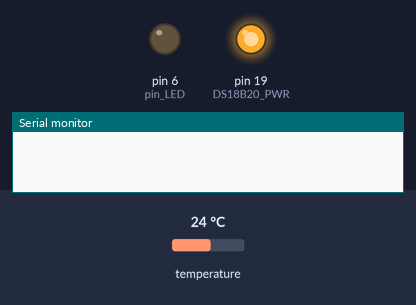
The sketch below on a simulated Arduino Uno, built with avr-gcc and run on an emulated ATmega328P. Shown: output pins drawn as LEDs (lit = HIGH), the last lines printed to the serial monitor. Dashed ring = blinking. Inputs (shaded band) come from the test bench; at power-on: temperature 24 °C.

Above: at 0.01 s.
At 1.3 s:
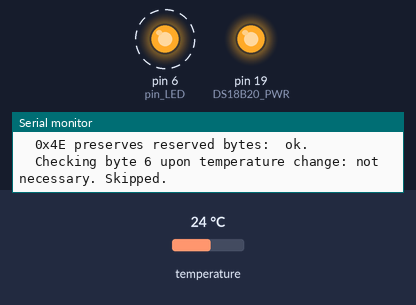
1.4 s: temperature set to 12 °C
4.4 s: temperature set to 28 °C
Timing chart, 0 to 13.4 s (numbered marks = the images above; inputs shaded):
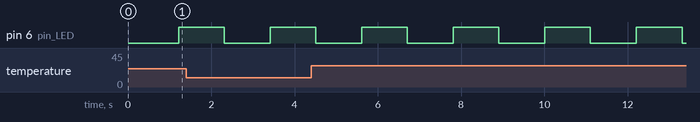

The sketch:

discover_fake_DS18B20.ino
```cpp
// (licence header left out)
// Tested with OneWire Version 2.3
// https://github.com/PaulStoffregen/OneWire
#include "OneWire.h"


//emonTx pins
#define DS18B20_PWR 19
#define pin_onewire 5
#define pin_LED 6

#define Comm Serial


OneWire *ds;

void print_hex(uint8_t value) {
  if (value < 16) Comm.write('0');
  Comm.print(value, HEX);
}

void print_array(uint8_t *data, int n, char sep = ',') {
  int idx;
  for (idx=0; idx<n; idx++) {
    print_hex(data[idx]);
    if (idx != n-1)
      Comm.write(sep);
  }
}

bool read_scratchpad(uint8_t *addr, uint8_t *buff9) {
  ds->reset();
  ds->select(addr);
  ds->write(0xBE); // read scratchpad
  int idx;
  for (idx=0; idx<9; idx++)
    buff9[idx] = ds->read();
  return 0 == OneWire::crc8(buff9, 9);
}

void setup() {
  Comm.begin(115200);
  Comm.println();

  // Turn on emonTx DS18B120 power pin
  pinMode(DS18B20_PWR, OUTPUT);
  digitalWrite(DS18B20_PWR, HIGH); delay(100);

  digitalWrite(pin_LED, HIGH);
  pinMode(pin_LED, OUTPUT);

  ds = new OneWire(pin_onewire);

  {
    // output file name without leading path
    char *file = __FILE__;
    int i;
    for (i = strlen(file); i > 0; i--)
      if ((file[i] == '\\') || (file[i] == '/')) {
        i++;
        break;
      }
    Comm.print(F("\n--- # "));
    Comm.println(&file[i]);
  }
  digitalWrite(pin_LED, LOW);
  Comm.println(F("This sketch will test DS18B20 sensors attached to"));
  Comm.print(F("  pin "));
  Comm.print(pin_onewire, DEC);
  Comm.println(F(" for differences with Maxim Integrated-produced DS18B20"));
  Comm.println(F("  using only functionality documented in the datasheet and in"));
  Comm.println(F("  Maxim Application Note AN4377."));
  Comm.println();
}

void loop() {
  // ROM address of current sensor
  uint8_t addr[8];
  // buffers for scratchpad register
  uint8_t buffer0[9];
  uint8_t buffer1[9];
  uint8_t buffer2[9];
  uint8_t buffer3[9];
  // flag to indicate if validation
  //  should be repeated at a different
  //  sensor temperature
  bool t_ok;

  ds->reset_search();
  while (ds->search(addr)) {
    int fake_flags = 0;

    print_array(addr, 8, '-');
    if (0 != OneWire::crc8(addr, 8)) {
      // some fake sensors can have their ROM overwritten with
      // arbitrary nonsense, so we don't expect anything good
      // if the ROM doesn't check out
      fake_flags += 1;
      Comm.print(F(" (CRC Error -> Error.)"));
    }

    if ((addr[6] != 0) || (addr[5] != 0) || (addr[0] != 0x28)) {
      fake_flags += 1;
      Comm.print(F(": ROM does not follow expected pattern 28-xx-xx-xx-xx-00-00-crc. Error."));
    } else {
      Comm.print(F(": ROM ok."));
    }
    Comm.println();

    if (!read_scratchpad(addr, buffer0)) read_scratchpad(addr, buffer0);

    Comm.print(F("  Scratchpad Register: "));
    print_array(buffer0, 9, '/');
    if (0 != OneWire::crc8(buffer0, 9)) {
      // Unlikely that a sensor will mess up the CRC of the scratchpad.
      // --> Assume we're dealing with a bad connection rather than a bad
      //     sensor, dump data, and move on to next sensor.
      Comm.println(F("  CRC Error. Check connections or replace sensor."));
      continue;
    }
    Comm.println();

    // Check content of user EEPROM. Since the EEPROM may have been programmed by the user earlier
    // we do not use this as a test. Rather, we dump this as info.
    Comm.print(F("  Info only: Scratchpad bytes 2,3,4 ("));
    print_array(buffer0+2,3,'/');
    Comm.print(F("): "));
    if ((buffer0[2] != 0x4b) || (buffer0[3] != 0x46) || (buffer0[4] != 0x7f))
      Comm.println(F(" not Maxim default values 4B/46/7F."));
    else
      Comm.println(F(" Maxim default values."));


    Comm.print(F("  Scratchpad byte 5 (0x"));
    print_hex(buffer0[5]);
    Comm.print(F("): "));
    if (buffer0[5] != 0xff) {
      fake_flags += 1;
      Comm.println(F(" should have been 0xFF according to datasheet. Error."));
    } else {
      Comm.println(F(" ok."));
    }

    Comm.print(F("  Scratchpad byte 6 (0x"));
    print_hex(buffer0[6]);
    Comm.print(F("): "));
    if ( ((buffer0[6] == 0x00) || (buffer0[6] > 0x10)) || // totall wrong value
         ( ((buffer0[0] != 0x50) || (buffer0[1] != 0x05)) && ((buffer0[0] != 0xff) || (buffer0[1] != 0x07)) && // check for valid conversion...
           (((buffer0[0] + buffer0[6]) & 0x0f) != 0x00) ) ) { //...before assessing DS18S20 compatibility.
      fake_flags += 1;
      Comm.println(" unexpected value. Error.");
    } else
      Comm.println(" ok.");

    Comm.print(F("  Scratchpad byte 7 (0x"));
    print_hex(buffer0[7]);
    Comm.print(F("): "));
    if (buffer0[7] != 0x10) {
      fake_flags += 1;
      Comm.println(F(" should have been 0x10 according to datasheet. Error."));
    } else {
      Comm.println(F(" ok."));
    }

    // set the resolution to 10 bit and modify alarm registers
    ds->reset();
    ds->select(addr);
    ds->write(0x4E); // write scratchpad. MUST be followed by 3 bytes as per datasheet.
    ds->write(buffer0[2] ^ 0xff);
    ds->write(buffer0[3] ^ 0xff);
    ds->write(0x3F);
    ds->reset();

    if (!read_scratchpad(addr, buffer1)) read_scratchpad(addr, buffer1);

    Comm.print(F("  0x4E modifies alarm registers: "));
    if ((buffer1[2] != (buffer0[2] ^ 0xff)) || (buffer1[3] != (buffer0[3] ^ 0xff))) {
      fake_flags += 1;
      Comm.print(F(" cannot modify content as expected (want: "));
      print_hex(buffer0[2] ^ 0xff);
      Comm.write('/');
      print_hex(buffer0[3] ^ 0xff);
      Comm.print(F(", got: "));
      print_array(buffer1+2, 2, '/');
      Comm.println(F("). Error."));
    } else
      Comm.println(F(" ok."));

    Comm.print(F("  0x4E accepts 10 bit resolution: "));
    if (buffer1[4] != 0x3f) {
      fake_flags += 1;
      Comm.print(F(" rejected (want: 0x3F, got: "));
      print_hex(buffer1[4]);
      Comm.println(F("). Error."));
    } else
      Comm.println(F(" ok."));

    Comm.print(F("  0x4E preserves reserved bytes: "));
    if ((buffer1[5] != buffer0[5]) || (buffer1[6] != buffer0[6]) || (buffer1[7] != buffer0[7])) {
      fake_flags += 1;
      Comm.print(F(" no, got: "));
      print_array(buffer1+5, 3, '/');
      Comm.println(F(". Error."));
    } else
      Comm.println(F(" ok."));

    // set the resolution to 12 bit
    ds->reset();
    ds->select(addr);
    ds->write(0x4E); // write scratchpad. MUST be followed by 3 bytes as per datasheet.
    ds->write(buffer0[2]);
    ds->write(buffer0[3]);
    ds->write(0x7f);
    ds->reset();

    if (!read_scratchpad(addr, buffer2)) read_scratchpad(addr, buffer2);

    Comm.print(F("  0x4E accepts 12 bit resolution: "));
    if (buffer2[4] != 0x7f) {
      fake_flags += 1;
      Comm.print(F(" rejected (expected: 0x7F, got: "));
      print_hex(buffer2[4]);
      Comm.println(F("). Error."));
    } else
      Comm.println(F(" ok."));

    Comm.print(F("  0x4E preserves reserved bytes: "));
    if ((buffer2[5] != buffer1[5]) || (buffer2[6] != buffer1[6]) || (buffer2[7] != buffer1[7])) {
      fake_flags += 1;
      Comm.print(F(" no, got: "));
      print_array(buffer2+5, 3, '/');
      Comm.println(F(". Error."));
    } else
      Comm.println(F(" ok."));

    Comm.print("  Checking byte 6 upon temperature change: ");
    if (( ((buffer2[0] == 0x50) && (buffer2[1] == 0x05)) || ((buffer2[0] == 0xff) && (buffer2[1] == 0x07)) ||
         ((buffer2[6] == 0x0c) && (((buffer2[0] + buffer2[6]) & 0x0f) == 0x00)) ) &&
         ((buffer2[6] >= 0x00) && (buffer2[6] <= 0x10)) ){
      // byte 6 checked out as correct in the initial test but the test ambiguous.
      //   we need to check if byte 6 is consistent after temperature conversion

      // We'll do a few temperature conversions in a row.
      // Usually, the temperature rises slightly if we do back-to-back
      //   conversions.
      int count = 5;
      do {
        count -- ;
        if (count < 0)
          break;
        // perform temperature conversion
        ds->reset();
        ds->select(addr);
        ds->write(0x44);
        delay(750);

        if (!read_scratchpad(addr, buffer3)) read_scratchpad(addr, buffer3);

      } while ( ((buffer3[0] == 0x50) && (buffer3[1] == 0x05)) || ((buffer3[0] == 0xff) && (buffer3[1] == 0x07)) ||
                ((buffer3[6] == 0x0c) && (((buffer3[0] + buffer3[6]) & 0x0f) == 0x00)) );
      if (count < 0) {
        Comm.println(F(" Inconclusive. Please change sensor temperature and repeat."));
        t_ok = false;
      } else {
        t_ok = true;
        if ((buffer3[6] != 0x0c) && (((buffer3[0] + buffer3[6]) & 0x0f) == 0x00)) {
          Comm.println(F(" ok."));
        } else {
          fake_flags += 1;
          Comm.print(F(" Temperature LSB = 0x"));
          print_hex(buffer3[0]);
          Comm.print(F(" but byte 6 = 0x"));
          print_hex(buffer3[6]);
          Comm.println(F(". Error."));
        }
      }
    } else {
      Comm.println(F("not necessary. Skipped."));
      t_ok = true;
    }

    Comm.print(F("  --> "));
    if (!t_ok) {
      Comm.print(F("DS18S20 counterfeit test not completed, otherwise sensor"));
    } else
      Comm.print(F("Sensor"));

    if (fake_flags == 0) {
      Comm.println(F(" responded like a genuie Maxim."));
      Comm.println(F("      Not tested: EEPROM, Parasite Power, and undocumented commands."));
    } else {
      Comm.print(F(" appears to be counterfeit based on "));
      Comm.print(fake_flags, DEC);
      Comm.println(F(" deviations."));
      if (fake_flags == 1) {
        Comm.println(F("  The number of deviations is unexpectedly small."));
        Comm.println(F("  Please see https://github.com/cpetrich/counterfeit_DS18B20/"));
        Comm.println(F("  to help interpret the result."));
      }
    }
    Comm.println();
  } // done with all sensors
  Comm.println(F("------------------------------------------------"));
  delay(1000);
  digitalWrite(pin_LED, digitalRead(pin_LED) == HIGH ? LOW : HIGH);
}
```

Measured:
- by itself, pin 6 (pin_LED): alternates HIGH for 1.1 s and LOW for 1.1 s
